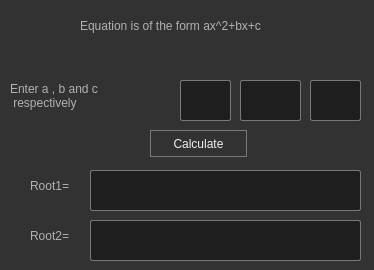
<?xml version="1.0" encoding="UTF-8"?>
<ui version="4.0">
 <class>Form</class>
 <widget class="QWidget" name="Form">
  <property name="geometry">
   <rect>
    <x>0</x>
    <y>0</y>
    <width>374</width>
    <height>270</height>
   </rect>
  </property>
  <property name="windowTitle">
   <string>Form</string>
  </property>
  <property name="styleSheet">
   <string notr="true">
QToolTip
{
     border: 1px solid black;
     background-color: #D1DBCB;
     padding: 1px;
     border-radius: 3px;
     opacity: 100;
}

QWidget
{
    color: #b1b1b1;
    background-color: #323232;
    selection-background-color:#323232;
    selection-color: black;
    background-clip: border;
    border-image: none;
    border: 0px transparent black;
    outline: 0;
}

QWidget:item:hover
{
    background-color: #D1DBCB;
    color: black;
}

QWidget:item:selected
{
    background-color: #D1DBCB;
    border: 0px
}

QLineEdit
{
    background-color: #1e1e1e;
    selection-background-color: #D1DBCB;
    selection-color: black;
    padding: 5px;
    border-style: solid;
    border: 1px solid #76797C;
    border-radius: 2px;
    color: #eff0f1;
}
QPushButton::menu-indicator  {
    subcontrol-origin: padding;
    subcontrol-position: bottom right;
    left: 8px;
}
QPushButton
{
    color: #eff0f1;
    background-color: #323232;
    border-width: 1px;
    border-color: #76797C;
    border-style: solid;
    padding: 5px;
    border-radius: 0px;
    outline: none;
}

QPushButton:disabled
{
    background-color: #323232;
    border-width: 1px;
    border-color: #454545;
    border-style: solid;
    padding-top: 5px;
    padding-bottom: 5px;
    padding-left: 10px;
    padding-right: 10px;
    border-radius: 2px;
    color: #454545;
}

QPushButton:focus {
    background-color: #D1DBCB;
    color: black;
}

QPushButton:pressed
{
    color: black;
    background-color: #D1DBCB;
    padding-top: -15px;
    padding-bottom: -17px;
}

QComboBox
{
    selection-background-color: #D1DBCB;
    background-color: #31363B;
    border-style: solid;
    border: 1px solid #76797C;
    border-radius: 2px;
    padding: 5px;
    min-width: 75px;
}

QPushButton:checked{
    background-color: #76797C;
    border-color: #6A6969;
}

QComboBox:hover,QPushButton:hover,QAbstractSpinBox:hover,QLineEdit:hover,QTextEdit:hover,QPlainTextEdit:hover,QAbstractView:hover,QTreeView:hover
{
    border: 1px solid #D1DBCB;
}
QTabWidget:focus, QCheckBox:focus, QRadioButton:focus, QSlider:focus
{
    border: none;
}

QHeaderView::section
{
    background-color: #76797C;
    color: #eff0f1;
    padding: 5px;
    border: 1px solid #76797C;
}

QSizeGrip {
    image: url(:/qss_icons/rc/sizegrip.png);
    width: 12px;
    height: 12px;
}


QMainWindow::separator
{
    background-color: #323232;
    color: white;
    padding-left: 4px;
    spacing: 2px;
    border: 1px dashed #76797C;
}

QMainWindow::separator:hover
{

    background-color: #787876;
    color: white;
    padding-left: 4px;
    border: 1px solid #76797C;
    spacing: 2px;
}


QMenu::separator
{
    height: 1px;
    background-color: #76797C;
    color: white;
    padding-left: 4px;
    margin-left: 10px;
    margin-right: 5px;
}

QFrame
{
    border-radius: 0px;
    /*border: 1px solid #76797C;*/
}


QFrame[frameShape=&quot;0&quot;]
{
    border-radius: 0px;
    border: 0px transparent #76797C;
}

QStackedWidget
{
    border: 1px transparent black;
}</string>
  </property>
  <widget class="QLineEdit" name="edit1">
   <property name="geometry">
    <rect>
     <x>180</x>
     <y>80</y>
     <width>51</width>
     <height>41</height>
    </rect>
   </property>
  </widget>
  <widget class="QLineEdit" name="edit2">
   <property name="geometry">
    <rect>
     <x>240</x>
     <y>80</y>
     <width>61</width>
     <height>41</height>
    </rect>
   </property>
  </widget>
  <widget class="QLineEdit" name="edit3">
   <property name="geometry">
    <rect>
     <x>310</x>
     <y>80</y>
     <width>51</width>
     <height>41</height>
    </rect>
   </property>
  </widget>
  <widget class="QLabel" name="label">
   <property name="geometry">
    <rect>
     <x>80</x>
     <y>10</y>
     <width>241</width>
     <height>31</height>
    </rect>
   </property>
   <property name="text">
    <string>Equation is of the form ax^2+bx+c</string>
   </property>
  </widget>
  <widget class="QLabel" name="label1">
   <property name="geometry">
    <rect>
     <x>10</x>
     <y>80</y>
     <width>161</width>
     <height>31</height>
    </rect>
   </property>
   <property name="text">
    <string>Enter a , b and c 
 respectively</string>
   </property>
  </widget>
  <widget class="QLabel" name="label3">
   <property name="geometry">
    <rect>
     <x>30</x>
     <y>170</y>
     <width>51</width>
     <height>31</height>
    </rect>
   </property>
   <property name="text">
    <string>Root1=</string>
   </property>
  </widget>
  <widget class="QLabel" name="label4">
   <property name="geometry">
    <rect>
     <x>30</x>
     <y>220</y>
     <width>61</width>
     <height>31</height>
    </rect>
   </property>
   <property name="text">
    <string>Root2=</string>
   </property>
  </widget>
  <widget class="QLineEdit" name="ansy">
   <property name="geometry">
    <rect>
     <x>90</x>
     <y>220</y>
     <width>271</width>
     <height>41</height>
    </rect>
   </property>
   <property name="readOnly">
    <bool>true</bool>
   </property>
  </widget>
  <widget class="QLineEdit" name="ansx">
   <property name="enabled">
    <bool>true</bool>
   </property>
   <property name="geometry">
    <rect>
     <x>90</x>
     <y>170</y>
     <width>271</width>
     <height>41</height>
    </rect>
   </property>
   <property name="readOnly">
    <bool>true</bool>
   </property>
  </widget>
  <widget class="QPushButton" name="pushButton">
   <property name="geometry">
    <rect>
     <x>150</x>
     <y>130</y>
     <width>97</width>
     <height>27</height>
    </rect>
   </property>
   <property name="text">
    <string>Calculate</string>
   </property>
  </widget>
 </widget>
 <resources/>
 <connections/>
</ui>
